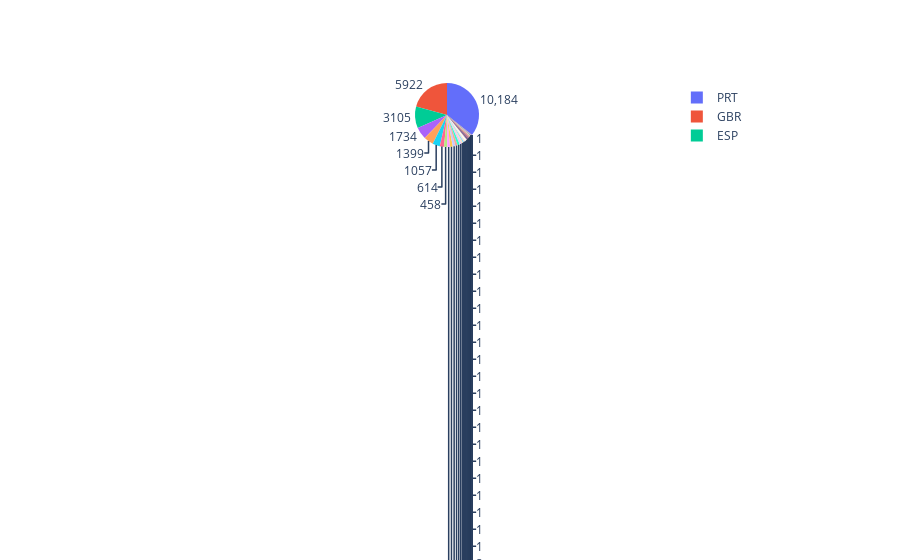

Source (notebook cell):
### Code cell
iplot([trace])

### Figure 1 — Plotly figure (JSON) as saved in the notebook; plotly's stock layout.template omitted (floating-point values rounded to 4 significant figures)
{"data": [{"hoverinfo": "label+percent", "labels": ["PRT", "GBR", "ESP", "IRL", "FRA", "DEU", "CN", "NLD", "USA", "BEL", "ITA", "BRA", "CHE", "POL", "SWE", "AUT", "ROU", "FIN", "RUS", "CHN", "NOR", "AUS", "DNK", "LUX", "ARG", "LTU", "MAR", "HUN", "IND", "EST", "LVA", "UKR", "CZE", "AGO", "TUR", "ISR", "NZL", "CHL", "ZAF", "TWN", "COL", "OMN", "MYS", "SVN", "PRI", "JPN", "HRV", "SVK", "NGA", "GRC", "DZA", "PHL", "GIB", "SRB", "MEX", "CYP", "KOR", "THA", "ISL", "URY", "BGR", "CPV", "JAM", "IRN", "SGP", "CUB", "SUR", "GEO", "KAZ", "BLR", "CAF", "ARE", "MOZ", "LBN", "IDN", "DOM", "VNM", "AZE", "MLT", "ALB", "MDV", "MWI", "ECU", "PAK", "KWT", "AND", "ZWE", "JOR", "ARM", "CRI", "CIV", "CMR", "VEN", "TGO", "MAC", "HKG", "DJI", "BHS", "NPL", "UZB", "BWA", "MDG", "LKA", "CYM", "BIH", "SYR", "MUS", "PER", "EGY", "QAT", "COM", "PLW", "UGA", "ZMB", "SAU", "SMR", "BDI", "MKD"], "textinfo": "value", "type": "pie", "values": [10184, 5922, 3105, 1734, 1399, 1057, 614, 458, 407, 389, 379, 329, 323, 294, 231, 176, 145, 135, 128, 125, 100, 72, 60, 54, 48, 45, 39, 38, 33, 29, 29, 23, 23, 17, 16, 16, 14, 14, 13, 12, 12, 11, 10, 10, 9, 9, 9, 9, 8, 8, 7, 7, 7, 7, 6, 6, 6, 6, 6, 5, 5, 5, 5, 5, 4, 4, 4, 4, 4, 4, 3, 3, 3, 3, 3, 3, 2, 2, 2, 2, 2, 2, 2, 2, 2, 2, 2, 2, 2, 2, 2, 2, 2, 1, 1, 1, 1, 1, 1, 1, 1, 1, 1, 1, 1, 1, 1, 1, 1, 1, 1, 1, 1, 1, 1, 1, 1, 1]}], "layout": {}}
